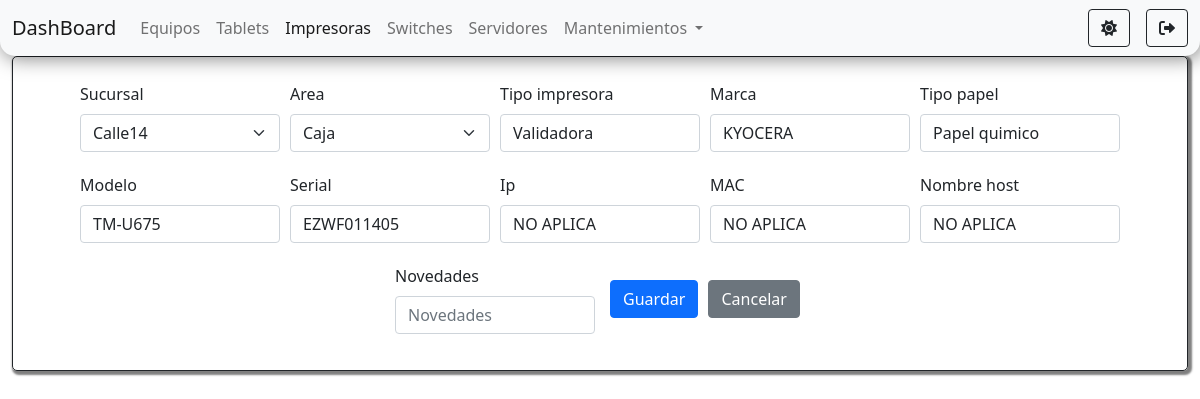
/pages/impresoras/edid.php?id=1 (signed in), run on the app's committed database.
### tables this page shows
CREATE TABLE `impresoras` (
  `id` int(11) NOT NULL,
  `sucursal` varchar(200) NOT NULL,
  `area` varchar(200) NOT NULL,
  `tipo` varchar(200) NOT NULL,
  `marca` varchar(200) NOT NULL,
  `modelo` varchar(200) NOT NULL,
  `serial` varchar(200) NOT NULL,
  `ip` varchar(200) DEFAULT NULL,
  `mac` varchar(200) DEFAULT NULL,
  `nombre_host` varchar(200) NOT NULL,
  `novedades` varchar(200) DEFAULT NULL,
  `tipo_papel` varchar(200) NOT NULL
);

### tables/tables.php (called while the page is built, shortened)
<?php
    $sucursales = "SELECT * FROM sucursal";
    $sucursal= $connection->query($sucursales);
    $areas_impresoras = "SELECT *FROM areas_impresoras";
    $areas_impresorasResult = $connection->query($areas_impresoras);
    $tipo_impresoras = "SELECT *FROM tipo_impresoras";
    $tipo_impresorasResult = $connection->query($tipo_impresoras);
    $marcas_impresoras = "SELECT *FROM marcas_impresoras";
    $marcas_impresorasResult = $connection->query($marcas_impresoras);
    $tipo_papel = "SELECT *FROM tipo_papel";
    $tipo_papelResult = $connection->query($tipo_papel);
?>

### pages/impresoras/edid.php (the view, shortened to what this page needs)
<?php
    require_once("../../connection/connection.php");
    require_once("../../tables/tables.php");
    $id = $_GET['id'];
    $sql = "SELECT * FROM impresoras WHERE id='$id'";
    $result = $connection->query($sql);
?>
<!doctype html>
<html lang="es">
<head>
    <link href="https://cdn.jsdelivr.net/npm/bootstrap@5.1.2/dist/css/bootstrap.min.css" rel="stylesheet"
>
    <link href='https://unpkg.com/boxicons@2.0.9/css/boxicons.min.css' rel='stylesheet'>
    <link rel="stylesheet" href="../../styles/styles.css">
    <link rel="stylesheet" href="https://cdnjs.cloudflare.com/ajax/libs/font-awesome/6.0.0-beta2/css/all.min.css"
 />
</head>
<body id="body">
    <nav class="navbar navbar-expand-lg navbar-light bg-light" id="navbar">
        <div class="container-fluid">
            <a class="navbar-brand" href="../../components/router.php?page=dashboard">DashBoard</a>
            <div class="collapse navbar-collapse" id="navbarSupportedContent">
                <ul class="navbar-nav me-auto mb-2 mb-lg-0">
                    <li class="nav-item">
                        <a class="nav-link" href="../../components/router.php?page=equipos">Equipos</a>
                    </li>
                    <li class="nav-item">
                        <a class="nav-link" href="../../components/router.php?page=tablets">Tablets</a>
                    </li>
                    <li class="nav-item">
                        <a class="nav-link active" aria-current="page"
                            href="../../components/router.php?page=impresoras">Impresoras</a>
                    </li>
                    <li class="nav-item">
                        <a class="nav-link" href="../../components/router.php?page=switches">Switches</a>
                    </li>
                    <li class="nav-item">
                        <a class="nav-link" href="../../components/router.php?page=servidores">Servidores</a>
                    </li>
                    <li class="nav-item dropdown">
                        <a class="nav-link dropdown-toggle" href="#" id="navbarScrollingDropdown" role="button"
                            data-bs-toggle="dropdown" aria-expanded="false">
                            Mantenimientos
                        </a>
                    </li>
                </ul>
                <div class="d-flex">
                    <button class="btn me-3 btn-outline-dark" id="btn-oscuro" onclick="onModoOscuro()"
                        title="Modo oscuro"><i class="fas fa-sun"></i></button>
                    <a href="../../components/router.php?page=logout" class="btn btn-outline-dark" id="btn-salir"
                        title="Salir"><i class="fas fa-sign-out-alt"></i></a>
                </div>
            </div>
        </div>
    </nav>
    <div class="container-fluid d-flex justify-content-center align-items-center" id="form-content ">
        <form action="../../components/impresoras/edidForm.php" method="POST" id="form_edit_impresoras" class="form">
            <?php while($row = $result -> fetch_assoc()){ ?>
            <div class="mb-3">
                <label for="sucursal" class="form-label">Sucursal</label>
                <select name="sucursal" id="sucursal" class="form-select">
                    <?php
                                while($row2 =$sucursal -> fetch_assoc()){
                                    if($row['sucursal'] === $row2['nombre']){
                                        $select = 'selected';
                                    }else{
                                        $select = '';
                                    }
                            ?>
                    <option value="<?php echo $row2['nombre'] ?>" <?php echo $select ?>><?php echo $row2['nombre'] ?>
                    </option>
                    <?php
                                }
                            ?>
                </select>
            </div>
            <div class="mb-3">
                <label for="area" class="form-label">Area</label>
                <select name="area" id="area" class="form-select">
                    <?php
                        while($row2 = $areas_impresorasResult -> fetch_assoc()){
                            if($row['area'] === $row2['area']){
                                $select = 'selected';
                            }else{
                                $select = '';
                            }
                    ?>
                    <option value="<?php echo $row2['area'] ?>" <?php echo $select ?>><?php echo $row2['area'] ?>
                    </option>
                    <?php
                        }
                    ?>
                </select>
            </div>
            <div class="mb-3">
                <label for="tipo_impresoras" class="form-label">Tipo impresora</label>
                <select name="tipo_impresoras" id="tipo_impresoras" class="form-control">
                    <?php
                            while($row2 =$tipo_impresorasResult -> fetch_assoc()){
                                if($row['tipo'] === $row2['impresora']){
                                    $select = 'selected';
                                }else{
                                    $select = '';
                                }
                        ?>
                    <option value="<?php echo $row2['impresora'] ?>" <?php echo $select ?>>
                        <?php echo $row2['impresora'] ?></option>
                    <?php
                            }
                        ?>
                </select>
            </div>
            <div class="mb-3">
                <label for="marcas_impresoras" class="form-label">Marca</label>
                <select name="marcas_impresoras" id="marcas_impresoras" class="form-control">
                    <?php
                            while($row2 =$marcas_impresorasResult -> fetch_assoc()){
                                if($row['marca_impresoras'] === $row2['marca_impresoras']){
                                    $select = 'selected';
                                }else{
                                    $select = '';
                                }
                        ?>
                    <option value="<?php echo $row2['marca'] ?>" <?php echo $select ?>><?php echo $row2['marca'] ?>
                    </option>
                    <?php
                            }
                        ?>
                </select>
            </div>
            <div class="mb-3">
                <label for="tipo_papel" class="form-label">Tipo papel</label>
                <select name="tipo_papel" id="tipo_papel" class="form-control">
                    <?php
                            while($row2 =$tipo_papelResult -> fetch_assoc()){
                                if($row['tipo_papel'] === $row2['tipo_papel']){
                                    $select = 'selected';
                                }else{
                                    $select = '';
                                }
                        ?>
                    <option value="<?php echo $row2['tipo_papel'] ?>" <?php echo $select ?>>
                        <?php echo $row2['tipo_papel'] ?></option>
                    <?php
                            }
                        ?>
                </select>
            </div>
            <div class="mb-3">
                <label for="modelo" class="form-label">Modelo</label>
                <input required type="text" name="modelo" id="modelo" placeholder="Modelo" class="form-control"
                    value="<?php echo $row['modelo'] ?>">
            </div>
            <div class="mb-3">
                <label for="serial" class="form-label">Serial</label>
                <input required type="text" name="serial" id="serial" placeholder="Serial" class="form-control"
                    value="<?php echo $row['serial'] ?>">
            </div>
            <div class="mb-3">
                <label for="ip" class="form-label">Ip</label>
                <input type="text" name="ip" id="ip" placeholder="Ip" class="form-control"
                    value="<?php echo $row['ip'] ?>">
            </div>
            <div class="mb-3">
                <label for="mac" class="form-label">MAC</label>
                <input required type="text" name="mac" id="mac" placeholder="mac" class="form-control"
                    value="<?php echo $row['mac'] ?>">
            </div>
            <div class="mb-3">
                <label for="nombre_host" class="form-label">Nombre host</label>
                <input required type="text" name="nombre_host" id="nombre_host" placeholder="nombre_host" class="form-control"
                    value="<?php echo $row['nombre_host'] ?>">
            </div>
            <div class="mb-3">
                <label for="novedades" class="form-label">Novedades</label>
                <input required type="text" name="novedades" id="novedades" placeholder="Novedades" class="form-control"
                    value="<?php echo $row['novedades'] ?>">
            </div>
            <?php } ?>
            <div class="mb-3 d-flex justify-content-around align-items-center">
                <button class="btn btn-primary text-white" type="submit" onclick="change()">Guardar</button>
                <a href="../../pages/impresoras/impresoras.php" class="btn btn-secondary" onclick="change('error')">Cancelar</a>
            </div>
        </form>
    </div>
</body>
</html>

### styles/styles.css (style rules this page uses)
body { min-height: 100vh; }
#navbar { box-shadow: 2px 2px 20px rgb(0 0 0 / 50%); border-bottom-left-radius: 15px; border-bottom-right-radius: 15px; }
form { max-height: 90vh; overflow-X: hidden; justify-content: center; width: 100vw; display: flex; flex-wrap: wrap ; padding: 20px; border-radius: 5px; border: 1px solid #212529; box-shadow: 2px 2px 2px 2px rgba(0, 0, 0, 0.5); }
.mb-3 { width: 200px; margin: 5px; }

### data on the page
impresoras: modelo "TM-U675", serial "EZWF011405", ip "NO APLICA", mac "NO APLICA", nombre_host "NO APLICA"

### other printed values
form field sucursal "Calle14"
form field area "Caja"
form field tipo_impresoras "Validadora"
form field marcas_impresoras "KYOCERA"
form field tipo_papel "Papel quimico"
